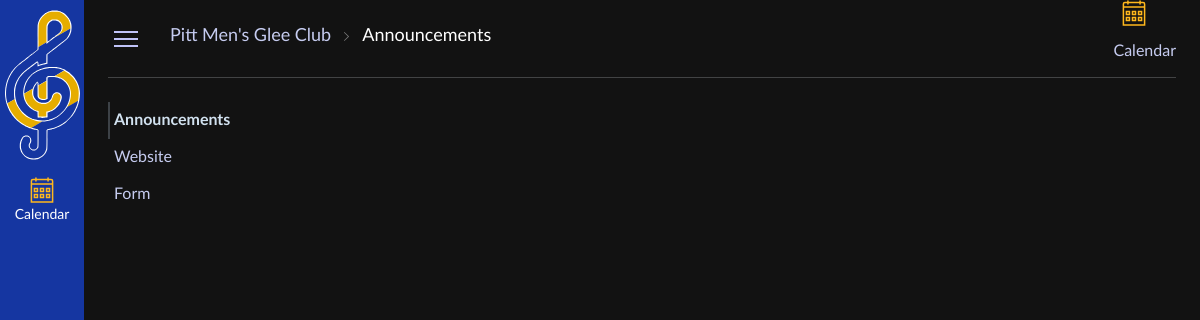
/announcements/, run on an earlier commit of the app's database.
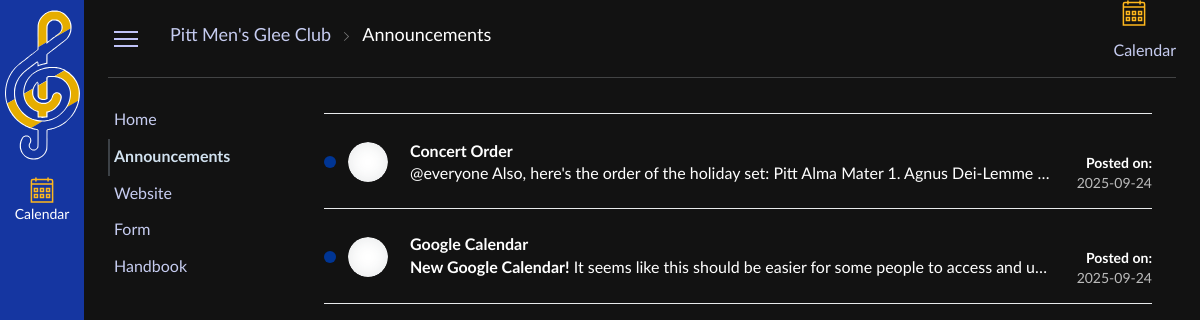
And on a later commit of the database.
### models.py (models this page shows)
class Link(Base):
    __tablename__ = "Links"
    id = Column("id", Integer, primary_key=True, autoincrement=True)
    position = Column("position", Integer, nullable=False)
    display_name = Column("display_name", String, nullable=False)
    type = Column("type", String, nullable=False)
    url = Column("url", String, nullable=False)
    def toJSON(self):
        return {
            "id":self.id,
            "position":self.position,
            "display_name": self.display_name,
            "type": self.type,
            "url" : self.url
        }

class Announcement(Base):
    __tablename__ = "Announcements"
    id = Column("id", Integer, primary_key=True, autoincrement=True)
    author = Column("author", String, nullable=False)
    title = Column("title", String, nullable=False)
    date_posted = Column("date_posted", DateTime, nullable=False,default=datetime.datetime.now(datetime.timezone.utc))
    content = Column("content", String, nullable=False)
    def toJSON(self):
        return {
            "id": self.id,
            "author": self.author,
            "title": self.title,
            "date_posted": self.date_posted,
            "content" : self.content
        }

### main.py (the view, shortened to what this page needs)
@app.route("/announcements/", methods=["GET","POST","PATCH","DELETE"])
def announcements():
    if request.method == "GET":
        announcements = sqlSession.getAnnouncementsJSON()
        links = sqlSession.getLinksJSON()
        return render_template("announcements.html", links=links, announcements=announcements)

### session.py (called while the page is built)
    def getLinksJSON(self) -> list[dict[str, Any]]:
        links = self.session.query(Link).order_by(Link.position).all()
        obj = []
        for link in links:
            obj.append(link.toJSON())
        return obj

    def getAnnouncementsJSON(self) -> list[dict[str, Any]]:
        announcements = self.session.query(Announcement).order_by(desc(Announcement.date_posted)).all()
        obj = []
        for announcement in announcements:
            announcement.date_posted = announcement.date_posted.date()
            obj.append(announcement.toJSON())
        return obj

### templates/announcements.html (shortened to what this page needs)
{% extends "index.html" %}
{% block path %}
    <li>
        <a href="#">
            <span>Announcements</span>
        </a>
    </li>
{% endblock %}
{% block sidebar_links %}
    {% for link in links %}
        {% if link.type == 'external' %}
            <li><a link-id="{{ link.id }}" href="{{ link.url }}" target="_blank">{{ link.display_name }}</a></li>
        {% elif link.type == 'page' %}
            <li><a link-id="{{ link.id }}" href="{{ url_for('page', id= link.url) }}">{{ link.display_name }}</a></li>
        {% elif link.type == 'internal' %}
            <li><a link-id="{{ link.id }}" href="{{ url_for(link.url) }}">{{ link.display_name }}</a></li>
        {% elif link.type == 'file' %}
            <li><a link-id="{{ link.id }}" href="{{ url_for('file', key= link.url) }}">{{ link.display_name }}</a></li>
        {% else %}
            <li><a link-id="{{ link.id }}">Failed</a></li>
        {% endif %}
    {% endfor %}
{% endblock %}
{% block main_content %}
    <div id="announcements">
        {% for announcement in announcements %}
            <div class="announcement">
                <span>
                    <span class="circle"></span>
                </span>
                <div class="author">
                    <span></span>
                </div>
                <div class="content">
                    <a href="{{ url_for('announcement', id= announcement.id) }}">
                        <div>
                            <h3>
                                {{ announcement.title }}
                            </h3>
                        </div>
                    </a>
                    <div class="content-body">
                        {{ announcement.content | safe }}
                    </div>
                </div>
                <div class="meta">
                    <div class="actions">
                    </div>
                    <div>
                        <div>
                            <span>
                                <p>Posted on:</p>
                            </span>
                            <span>
                                <p>{{ announcement.date_posted }}</p>
                            </span>
                        </div>
                    </div>
                </div>
            </div>
        {% endfor %}
    </div>
{% endblock %}

What changed in the data, as far as the page shows it:
added Link: display_name "Home"
added Link: display_name "Handbook"
added Announcement: title "Concert Order", content "@everyone Also, here's the order of the holiday set: Pitt Alma Mater 1. Agnus Dei-Lemme", date_posted "2025-09-24"
added Announcement: title "Google Calendar", content "New Google Calendar! It seems like this should be easier for some people to access and u…", date_posted "2025-09-24"
